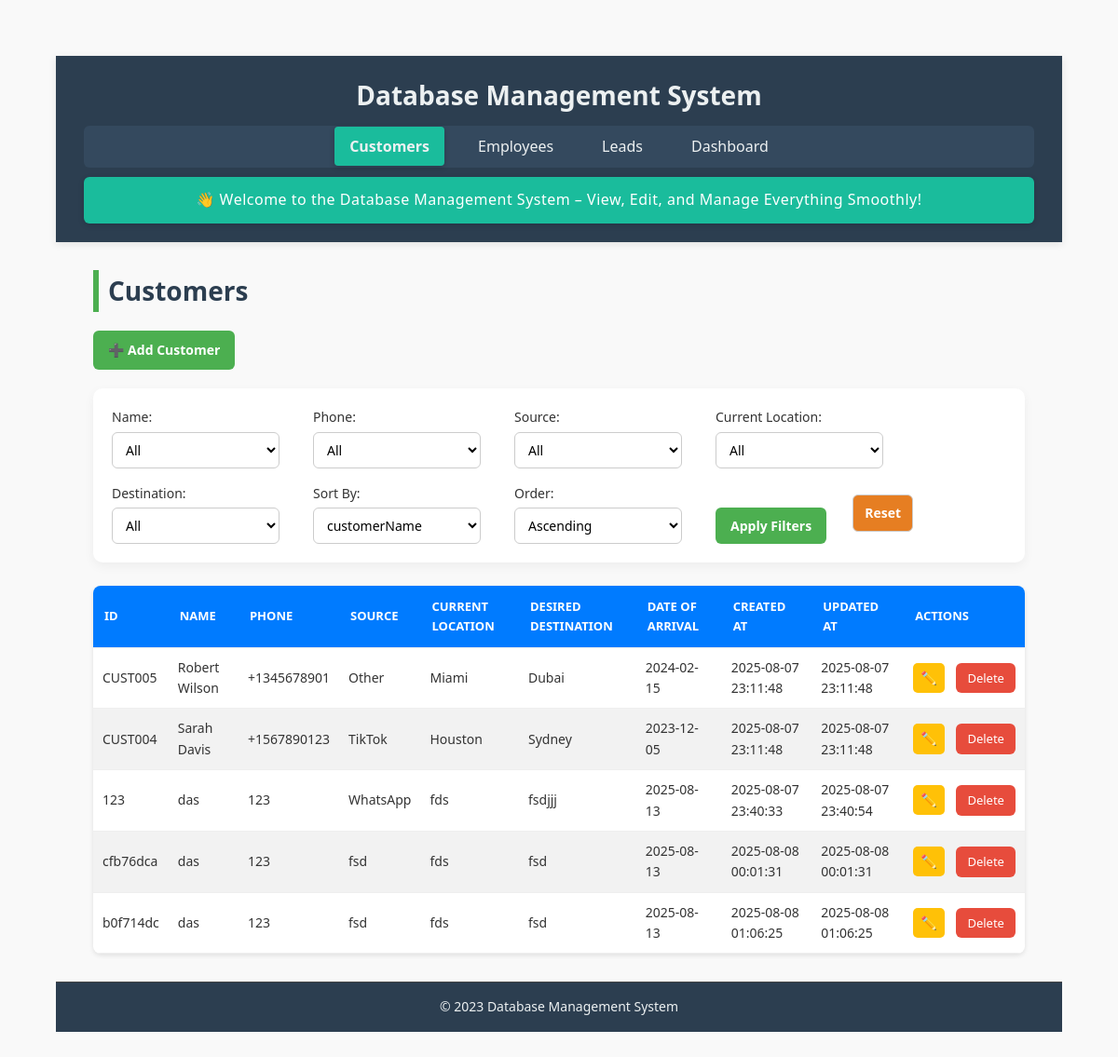
The page /customers on the database as committed earlier.
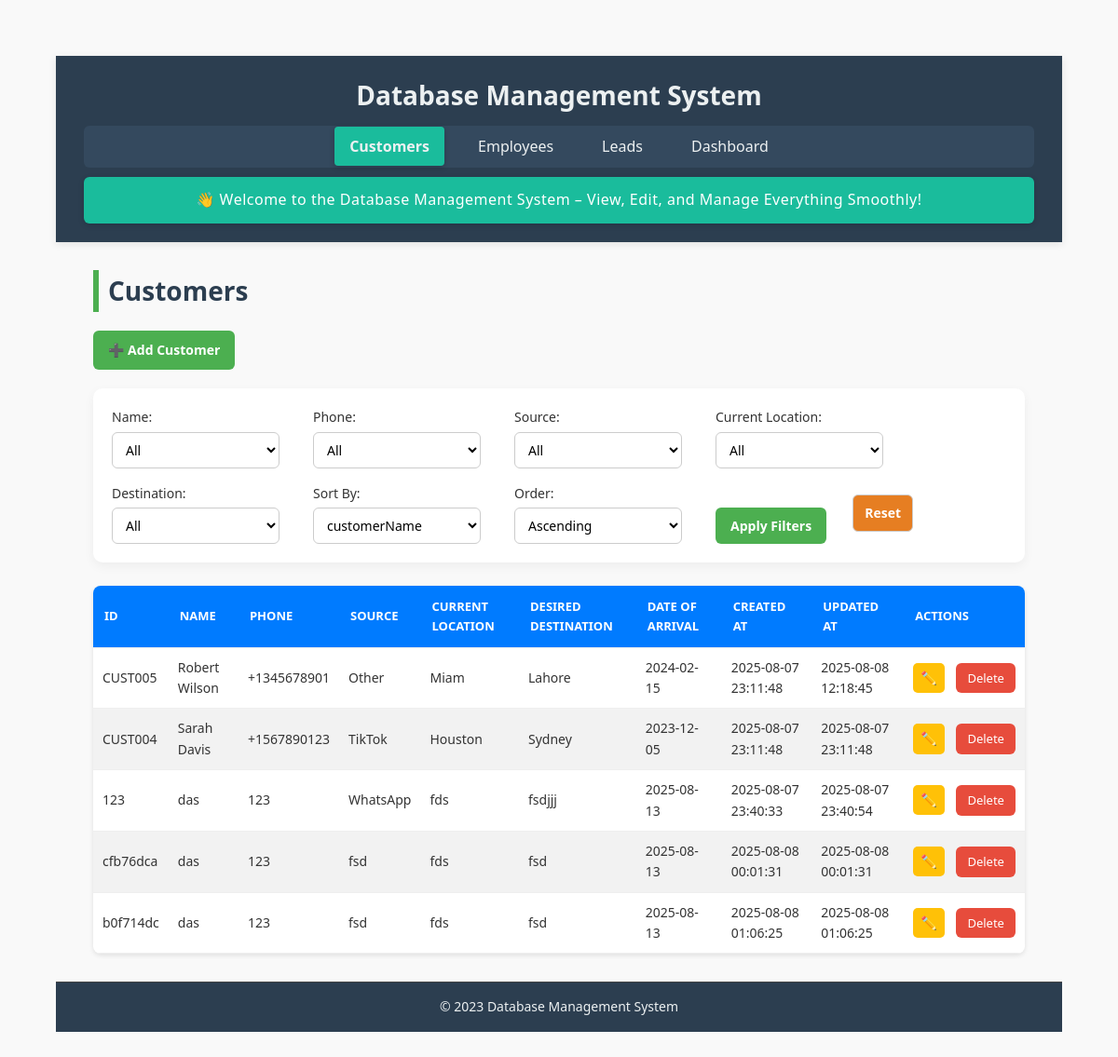
The same page on the database as committed later.
### tables this page shows
CREATE TABLE customers (
    customerId TEXT PRIMARY KEY,
    customerName TEXT NOT NULL,
    phone TEXT NOT NULL,
    source TEXT NOT NULL,
    currentLocation TEXT NOT NULL,
    desiredDestination TEXT NOT NULL,
    dateOfArrival TEXT,
    createdAt TEXT DEFAULT CURRENT_TIMESTAMP,
    updatedAt TEXT DEFAULT CURRENT_TIMESTAMP
);

### app.py (the view)
@app.route('/customers')
def customers():
    filters = {
        "customerName": request.args.get("name", ""),
        "phone": request.args.get("phone", ""),
        "source": request.args.get("source", ""),
        "currentLocation": request.args.get("currentLocation", ""),
        "desiredDestination": request.args.get("desiredDestination", "")
    }
    sort_by = request.args.get("sort_by", "customerName")
    sort_order = request.args.get("sort_order", "asc")
    query = "SELECT * FROM customers WHERE 1=1"
    params = []
    for col, val in filters.items():
        if val:
            query += f" AND {col} = ?"
            params.append(val)
    query += f" ORDER BY {sort_by} {sort_order.upper()}"
    with closing(get_db_connection()) as conn:
        with closing(conn.cursor()) as cursor:
            cursor.execute(query, params)
            customers = cursor.fetchall()
            column_values = {}
            for col in filters:
                cursor.execute(f"SELECT DISTINCT {col} FROM customers ORDER BY {col}")
                column_values[col] = [row[0] for row in cursor.fetchall() if row[0]]
    return render_template("customers.html",
                         customers=customers,
                         filters=filters,
                         sort_by=sort_by,
                         sort_order=sort_order,
                         column_values=column_values)

### app.py (called while the page is built)
def get_db_connection():
    conn = sqlite3.connect(DATABASE, timeout=10)
    conn.row_factory = sqlite3.Row
    conn.execute("PRAGMA journal_mode=WAL")
    return conn

### templates/customers.html (shortened to what this page needs)
{% extends "base.html" %}
{% block content %}
<h2>Customers</h2>
<div class="button-group">
    <a href="{{ url_for('add_customer') }}" class="btn">➕ Add Customer</a>
</div>
<form method="GET" action="{{ url_for('customers') }}" class="filter-form">
    <label>Name:
        <select name="name">
            <option value="">All</option>
        </select>
    </label>
    <label>Phone:
        <select name="phone">
            <option value="">All</option>
        </select>
    </label>
    <label>Source:
        <select name="source">
            <option value="">All</option>
        </select>
    </label>
    <label>Current Location:
        <select name="currentLocation">
            <option value="">All</option>
        </select>
    </label>
    <label>Destination:
        <select name="desiredDestination">
            <option value="">All</option>
        </select>
    </label>
    <label>Sort By:
        <select name="sort_by">
            {% for col in ['customerId', 'customerName', 'phone', 'source', 'currentLocation', 'desiredDestination',
            'dateOfArrival', 'createdAt', 'updatedAt'] %}
            <option value="{{ col }}" {% if sort_by==col %}selected{% endif %}>{{ col }}</option>
            {% endfor %}
        </select>
    </label>
    <label>Order:
        <select name="sort_order">
            <option value="asc" {% if sort_order=='asc' %}selected{% endif %}>Ascending</option>
        </select>
    </label>
    <button type="submit" class="btn">Apply Filters</button>
    <a href="{{ url_for('customers') }}" class="btn danger">Reset</a>
</form>
<table>
    <thead>
        <tr>
            <th>ID</th>
            <th>Name</th>
            <th>Phone</th>
            <th>Source</th>
            <th>Current Location</th>
            <th>Desired Destination</th>
            <th>Date of Arrival</th>
            <th>Created At</th>
            <th>Updated At</th>
            <th>Actions</th>
        </tr>
    </thead>
    <tbody>
        {% for customer in customers %}
        <tr>
            <td>{{ customer.customerId }}</td>
            <td>{{ customer.customerName }}</td>
            <td>{{ customer.phone }}</td>
            <td>{{ customer.source }}</td>
            <td>{{ customer.currentLocation }}</td>
            <td>{{ customer.desiredDestination }}</td>
            <td>{{ customer.dateOfArrival or '' }}</td>
            <td>{{ customer.createdAt }}</td>
            <td>{{ customer.updatedAt }}</td>
            <td>
                <a href="{{ url_for('edit_customer', customer_id=customer.customerId) }}" class="btn small">✏️</a>
                <a href="{{ url_for('delete_customer', customer_id=customer.customerId) }}" class="btn-delete"
                    onclick="return confirm('Are you sure you want to delete this customer?');">Delete</a>
            </td>
        </tr>
        {% endfor %}
    </tbody>
</table>
{% endblock %}

Rows that differ between the two databases and show on the page:
changed customers "CUST005": currentLocation "Miami" → "Miam"; desiredDestination "Dubai" → "Lahore"; updatedAt "2025-08-07 23:11:48" → "2025-08-08 12:18:45"
